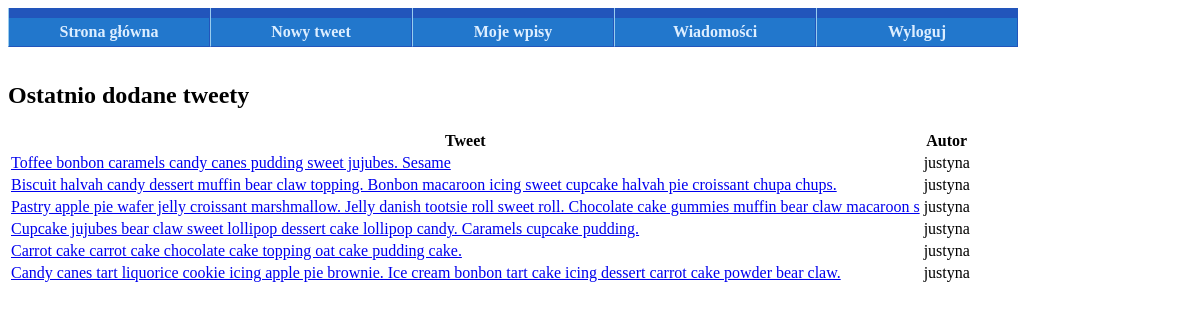
Before: / (signed in) with the older database file.
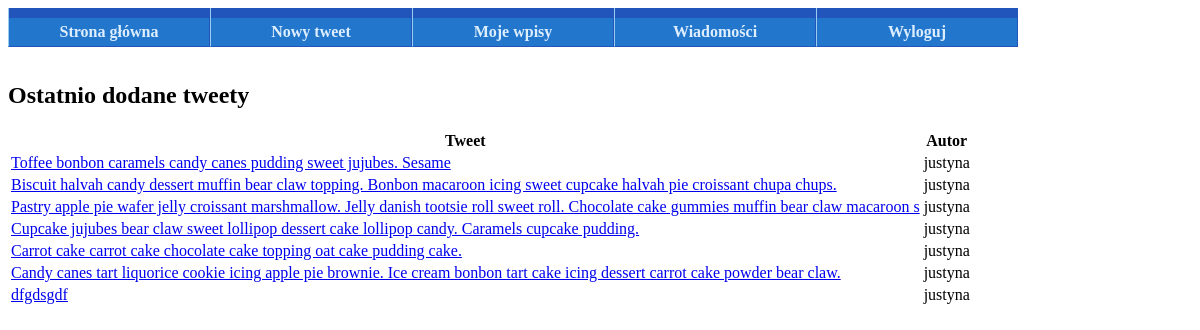
After: the same page with the newer database file.
### records/models.py (models this page shows)
class Tweet(models.Model):
    content = models.CharField(max_length=140)
    creation_date = models.DateField(auto_now=True)
    user = models.ForeignKey(User, on_delete=models.CASCADE)

### records/views.py (the view)
# urls.py: url(r'^$', MainView.as_view(), name="index"),
class MainView(LoginRequiredMixin, View):
    login_url = '/login'
    def get(self, request):
        tweets = Tweet.objects.all()
        return render(request, 'index.html', {"tweets": tweets})

### templates/index.html (shortened to what this page needs)
{% extends 'base.html' %}
{% block content %}
<h2>Ostatnio dodane tweety</h2>
<table>
    <tr>
        <th>Tweet</th>
        <th>Autor</th>
    </tr>
    {% for tweet in tweets %}
    <tr>
        <td><a href="/tweet/{{ tweet.id }}">{{ tweet.content }}</a></td>
        <td>{{ tweet.user }}</td>
    </tr>
    {% endfor %}
</table>
{% endblock %}

Changed rows visible on the page:
added Tweet: content "dfgdsgdf", user "justyna"
